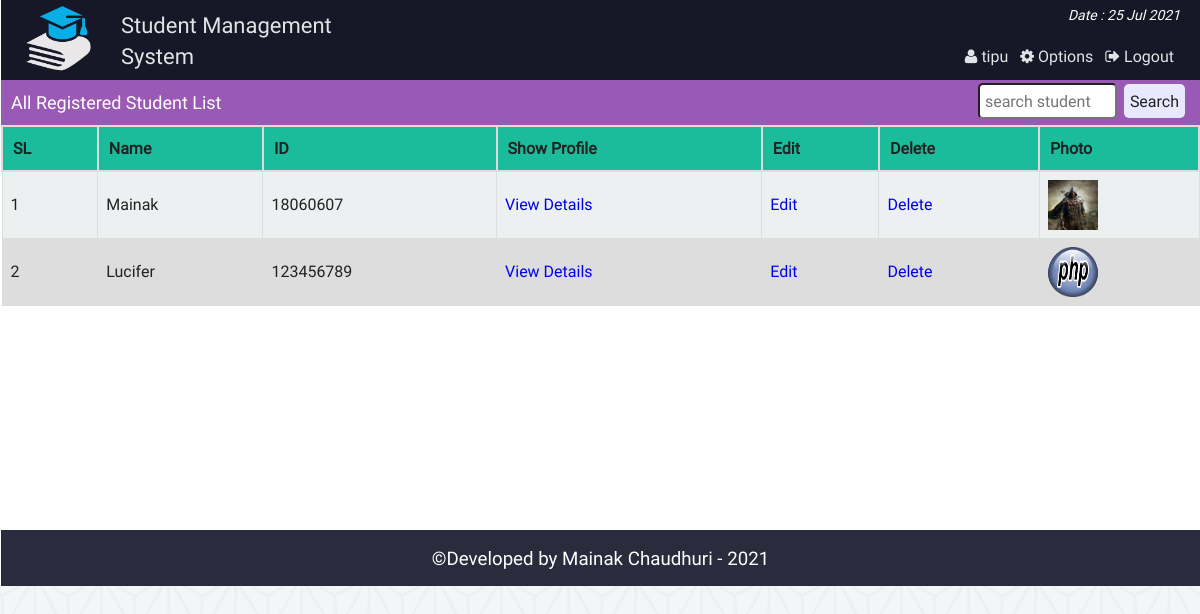
The page /admin_all_student.php (signed in) on the database its author committed.
### tables this page shows
CREATE TABLE `st_info` (
  `st_id` int(11) NOT NULL,
  `name` varchar(100) NOT NULL,
  `password` varchar(32) NOT NULL,
  `email` varchar(50) NOT NULL,
  `bday` date NOT NULL,
  `program` varchar(10) NOT NULL,
  `contact` varchar(20) NOT NULL,
  `gender` varchar(10) NOT NULL,
  `address` varchar(255) NOT NULL,
  `img` varchar(255) DEFAULT NULL
);

### php/functions.php (called while the page is built, shortened)
<?php
class login_registration_class{
	public function get_all_student(){
		global $conn;
		$sql = "select * from st_info order by st_id ASC";
		$query = $conn->query($sql);
		return $query;
	}
};
?>

### admin_all_student.php (the view, shortened to what this page needs)
<?php
	require "php/config.php";
	require_once "php/functions.php";
	$user = new login_registration_class();
?>
<?php
include "php/headertop_admin.php";
?>
<div class="all_student">
	<div class="search_st">
		<div class="hdinfo"><h3>All Registered Student List</h3></div>
		<div class="search">
		<form action="admin_search_student.php" method="GET">
			<input type="text" name="src_student" placeholder="search student" />
			<input type="submit" value="Search" />
		</form>
		</div>
	</div>
		<table class="tab_one">
			<tr>
				<th>SL</th>
				<th>Name</th>
				<th>ID</th>
				<th>Show Profile</th>
				<th>Edit</th>
				<th>Delete</th>
				<th>Photo</th>
			</tr>
			<?php
			$i=0;
				$alluser = $user->get_all_student();
				while($rows = $alluser->fetch_assoc()){
				$i++;
			?>
			<tr>
				<td><?php echo $i; ?></td>
				<td><?php echo $rows['name'];?></td>
				<td><?php echo $rows['st_id'];?></td>
				<td><a href="admin_single_student.php?id=<?php echo $rows['st_id'];?>">View Details</a></td>
				<td><a href="admin_single_student_update.php?id=<?php echo $rows['st_id'];?>">Edit</a></td>
				<td><a href="admin_delete_student.php?id=<?php echo $rows['st_id'];?>">Delete</a></td>
				<td><img src="img/student/<?php echo $rows['img'];?>" width="50px" height="50px" title="<?php echo $rows['name'];?>" /></td>
			</tr>
			<?php } ?>
		</table>
</div>
<?php include "php/footerbottom.php";?>

### css/main.css (style rules this page uses)
html { color: #222; font-size: 1em; line-height: 1.4; }
audio, canvas, iframe, img, svg, video { vertical-align: middle; }
a { text-decoration:none; }
body { font-family:roboto !important; background:url(../img/ptrn.png) repeat fixed; }
.st_reg th, td { padding: 8px; }
table.tab_one { width:100%; }
table.tab_one th { background:#1abc9c; padding:10px; font-weight:bold; text-align:left; }
table.tab_one td { border:1px solid #ddd; padding:8px; }
table.tab_one td a { text-decoration:none; }
table.tab_one tr:nth-child(odd) { background:#ddd; }
table.tab_one tr:nth-child(even) { background:#ecf0f1; }
.all_student { min-height:450px; }
.search_st { background:#9b59b6; height:45px; }
.search { float:right; }
.hdinfo { float:left; width:500px; }
.hdinfo h3 { font-size:18px; color:#fff; padding:10px; margin:0; font-weight:normal; }
.search input[type=text] { line-height: normal; padding: 5px; margin: 3px; border-radius:5px; width:125px; }
.search input[type=submit] { padding:6px; margin-right:15px; border:none; background:#E8E8FF; border-radius:5px; }
table.att_tab tr,td,th { border:2px solid #ddd; border-collapse:collapse; padding:8px; }

### rows shown on the page
st_info: name "Mainak", st_id "18060607", img (picture)
st_info: name "Lucifer", st_id "123456789", img (picture)

### other values the page prints
$admin_name "tipu"
